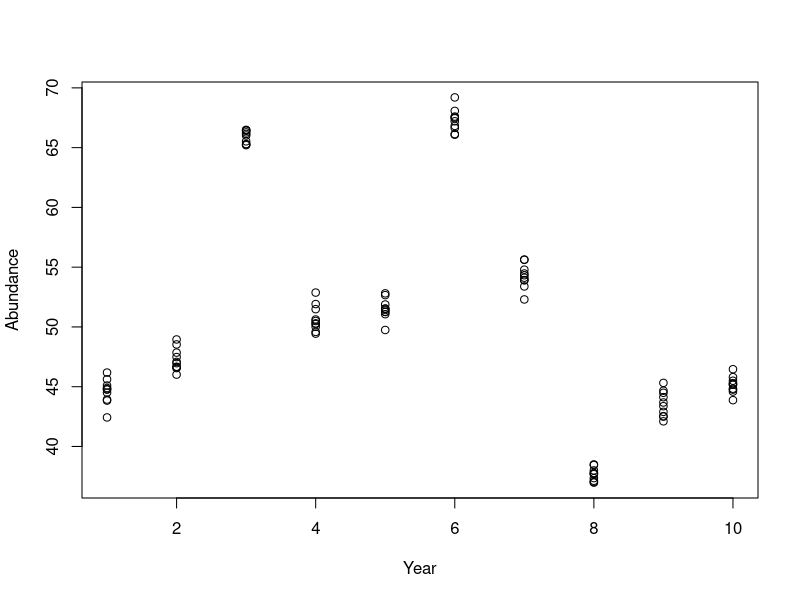
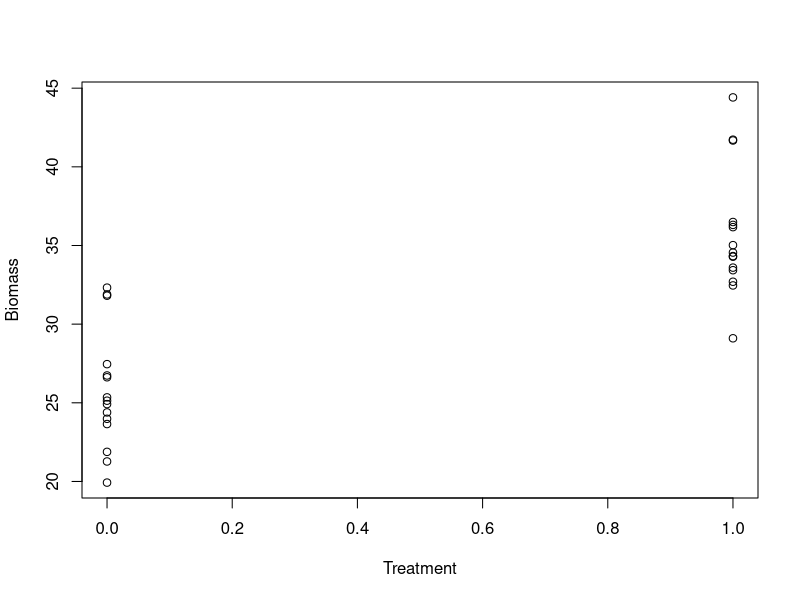

Generate these figures, in order, with R: (Note: this script raises an error after producing the figures.)

#  NRES 710, Random Effect Models
#     University of Nevada, Reno
#     Simple models with random effects

# Read in the data
datum <- read.csv("lecture_15_dataset1.csv")

# Examine it
head(datum, 15)

# Plot it!
plot(Abundance ~ Year, data = datum)

# Year as a categorical, fixed effect
results <- lm(Abundance ~ as.factor(Year), data = datum)
summary(results)

# Year as a categorical, fixed effect
results2 <- aov(results)
TukeyHSD(results2)

# We don't have to install this package - it now comes defaul in R!
library(nlme)

# Examine the help file

# Examine the help file
help(lme)
# Fit the model
results <- lme(Abundance ~ 1, data = datum, random = ~1|Year)
summary(results)
# Load the data
datum <- read.csv("lecture_15_dataset2.csv")

# Examine
head(datum)

# Plot
plot(Biomass ~ Treatment, data = datum)

# T-test
results <- lm(Biomass ~ Treatment, data = datum)
summary(results)

# LME; i.e., paired T-test
results2 <- lme(Biomass ~ Treatment, data = datum, random = ~1|Field)
summary(results2)

################### 'Truth' #################### 
### Lecture 15: code to simulate data for class

# Set the seed for reproducibility
set.seed(123)

# Simulate data
Year <- rep(1:10, each = 10)

# Between-year error
MeanYear <- rep(rnorm(10, 0, 10), each = 10)

# Within-year error
Error <- rnorm(length(Year), 0, 1)

# Response variable
Abundance <- 50 + MeanYear + Error

# Save the data
datum <- data.frame(Year = Year, MeanYear = MeanYear, Error = Error, Abundance = Abundance)

# Save the data
write.csv(datum, "lecture_15_dataset1.csv", row.names = FALSE)


### Dataset 2
# Set the seed for reproducibility
set.seed(123)

# Simulate data
Field <- rep(1:15, each = 2)
Treatment <- rep(0:1, 15)

# Field error
FieldError <- rep(rnorm(15, 0, 5), each = 2)

# Residual error
Error <- rnorm(length(Field), 0, 1)

# Response variable
Biomass <- 25 + 10*Treatment + FieldError + Error

# Save the data
datum <- data.frame(Field = Field, Treatment = Treatment, FieldError = FieldError, Error = Error, Biomass = Biomass)

# Save the data
write.csv(datum, "lecture_15_dataset2.csv", row.names = FALSE)
